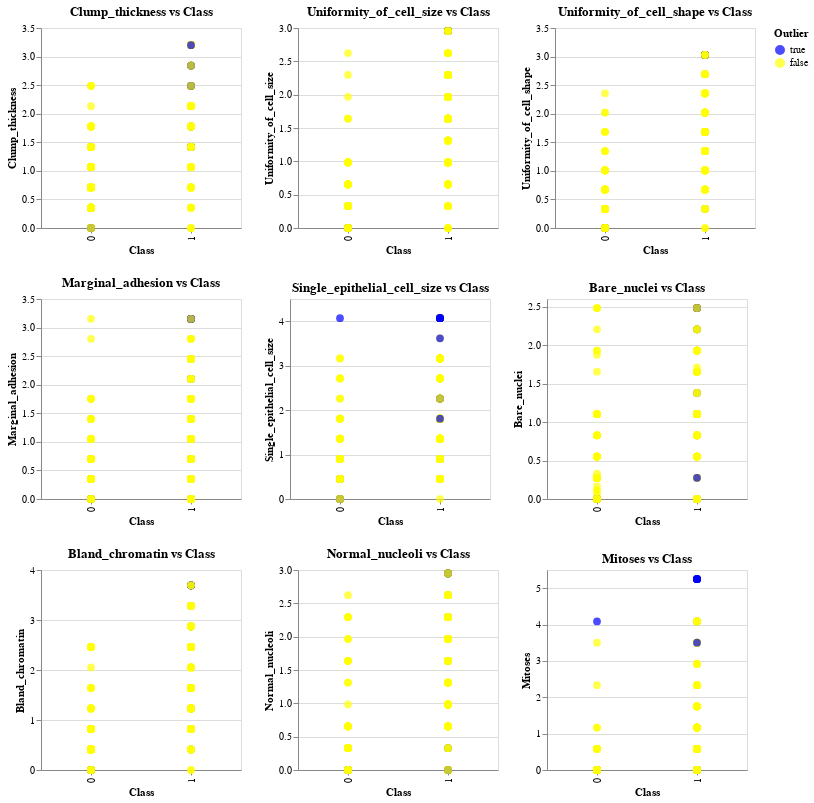

The notebook cell saved with this chart:
### Markdown cell above
Visualize outliers

### Code cell
import altair as alt

charts = []
feature_columns = df_scaled.drop(columns=["Class"]).columns
for col in feature_columns:
    chart = alt.Chart(detect_outliers_using_ocsvm(df_scaled)).mark_circle(size=60).encode(
        x=alt.X('Class:N', title='Class'), 
        y=alt.Y(col, title=col), 
        color = alt.Color( 'Outlier:N', scale= alt.Scale(domain=[True, False], range=['blue', 'yellow']),
                            legend=alt.Legend(title='Outlier')), 
        tooltip=[col, 'Class']
    ).properties(
        width=200,
        height=200,
        title=f'{col} vs Class'
    )
    charts.append(chart)
combined_charts = alt.vconcat( *[ alt.hconcat(*charts[i:i+3]) for i in range(0, len(charts), 3)])
combined_charts.show()

### Figure 1 — Vega-Lite specification as saved in the notebook (floating-point values rounded to 4 significant figures; data arrays with more than 128 entries replaced by an {"elided": "..."} marker saying what was removed)
{"config": {"view": {"continuousWidth": 300, "continuousHeight": 300}}, "vconcat": [{"hconcat": [{"data": {"name": "data-ced14c0bec21ab821c910bd726bc5926"}, "mark": {"type": "circle", "size": 60}, "encoding": {"color": {"field": "Outlier", "legend": {"title": "Outlier"}, "scale": {"domain": [true, false], "range": ["blue", "yellow"]}, "type": "nominal"}, "tooltip": [{"field": "Clump_thickness", "type": "quantitative"}, {"field": "Class", "type": "quantitative"}], "x": {"field": "Class", "title": "Class", "type": "nominal"}, "y": {"field": "Clump_thickness", "title": "Clump_thickness", "type": "quantitative"}}, "height": 200, "title": "Clump_thickness vs Class", "width": 200}, {"data": {"name": "data-ced14c0bec21ab821c910bd726bc5926"}, "mark": {"type": "circle", "size": 60}, "encoding": {"color": {"field": "Outlier", "legend": {"title": "Outlier"}, "scale": {"domain": [true, false], "range": ["blue", "yellow"]}, "type": "nominal"}, "tooltip": [{"field": "Uniformity_of_cell_size", "type": "quantitative"}, {"field": "Class", "type": "quantitative"}], "x": {"field": "Class", "title": "Class", "type": "nominal"}, "y": {"field": "Uniformity_of_cell_size", "title": "Uniformity_of_cell_size", "type": "quantitative"}}, "height": 200, "title": "Uniformity_of_cell_size vs Class", "width": 200}, {"data": {"name": "data-ced14c0bec21ab821c910bd726bc5926"}, "mark": {"type": "circle", "size": 60}, "encoding": {"color": {"field": "Outlier", "legend": {"title": "Outlier"}, "scale": {"domain": [true, false], "range": ["blue", "yellow"]}, "type": "nominal"}, "tooltip": [{"field": "Uniformity_of_cell_shape", "type": "quantitative"}, {"field": "Class", "type": "quantitative"}], "x": {"field": "Class", "title": "Class", "type": "nominal"}, "y": {"field": "Uniformity_of_cell_shape", "title": "Uniformity_of_cell_shape", "type": "quantitative"}}, "height": 200, "title": "Uniformity_of_cell_shape vs Class", "width": 200}]}, {"hconcat": [{"data": {"name": "data-ced14c0bec21ab821c910bd726bc5926"}, "mark": {"type": "circle", "size": 60}, "encoding": {"color": {"field": "Outlier", "legend": {"title": "Outlier"}, "scale": {"domain": [true, false], "range": ["blue", "yellow"]}, "type": "nominal"}, "tooltip": [{"field": "Marginal_adhesion", "type": "quantitative"}, {"field": "Class", "type": "quantitative"}], "x": {"field": "Class", "title": "Class", "type": "nominal"}, "y": {"field": "Marginal_adhesion", "title": "Marginal_adhesion", "type": "quantitative"}}, "height": 200, "title": "Marginal_adhesion vs Class", "width": 200}, {"data": {"name": "data-ced14c0bec21ab821c910bd726bc5926"}, "mark": {"type": "circle", "size": 60}, "encoding": {"color": {"field": "Outlier", "legend": {"title": "Outlier"}, "scale": {"domain": [true, false], "range": ["blue", "yellow"]}, "type": "nominal"}, "tooltip": [{"field": "Single_epithelial_cell_size", "type": "quantitative"}, {"field": "Class", "type": "quantitative"}], "x": {"field": "Class", "title": "Class", "type": "nominal"}, "y": {"field": "Single_epithelial_cell_size", "title": "Single_epithelial_cell_size", "type": "quantitative"}}, "height": 200, "title": "Single_epithelial_cell_size vs Class", "width": 200}, {"data": {"name": "data-ced14c0bec21ab821c910bd726bc5926"}, "mark": {"type": "circle", "size": 60}, "encoding": {"color": {"field": "Outlier", "legend": {"title": "Outlier"}, "scale": {"domain": [true, false], "range": ["blue", "yellow"]}, "type": "nominal"}, "tooltip": [{"field": "Bare_nuclei", "type": "quantitative"}, {"field": "Class", "type": "quantitative"}], "x": {"field": "Class", "title": "Class", "type": "nominal"}, "y": {"field": "Bare_nuclei", "title": "Bare_nuclei", "type": "quantitative"}}, "height": 200, "title": "Bare_nuclei vs Class", "width": 200}]}, {"hconcat": [{"data": {"name": "data-ced14c0bec21ab821c910bd726bc5926"}, "mark": {"type": "circle", "size": 60}, "encoding": {"color": {"field": "Outlier", "legend": {"title": "Outlier"}, "scale": {"domain": [true, false], "range": ["blue", "yellow"]}, "type": "nominal"}, "tooltip": [{"field": "Bland_chromatin", "type": "quantitative"}, {"field": "Class", "type": "quantitative"}], "x": {"field": "Class", "title": "Class", "type": "nominal"}, "y": {"field": "Bland_chromatin", "title": "Bland_chromatin", "type": "quantitative"}}, "height": 200, "title": "Bland_chromatin vs Class", "width": 200}, {"data": {"name": "data-ced14c0bec21ab821c910bd726bc5926"}, "mark": {"type": "circle", "size": 60}, "encoding": {"color": {"field": "Outlier", "legend": {"title": "Outlier"}, "scale": {"domain": [true, false], "range": ["blue", "yellow"]}, "type": "nominal"}, "tooltip": [{"field": "Normal_nucleoli", "type": "quantitative"}, {"field": "Class", "type": "quantitative"}], "x": {"field": "Class", "title": "Class", "type": "nominal"}, "y": {"field": "Normal_nucleoli", "title": "Normal_nucleoli", "type": "quantitative"}}, "height": 200, "title": "Normal_nucleoli vs Class", "width": 200}, {"data": {"name": "data-ced14c0bec21ab821c910bd726bc5926"}, "mark": {"type": "circle", "size": 60}, "encoding": {"color": {"field": "Outlier", "legend": {"title": "Outlier"}, "scale": {"domain": [true, false], "range": ["blue", "yellow"]}, "type": "nominal"}, "tooltip": [{"field": "Mitoses", "type": "quantitative"}, {"field": "Class", "type": "quantitative"}], "x": {"field": "Class", "title": "Class", "type": "nominal"}, "y": {"field": "Mitoses", "title": "Mitoses", "type": "quantitative"}}, "height": 200, "title": "Mitoses vs Class", "width": 200}]}], "$schema": "https://vega.github.io/schema/vega-lite/v5.17.0.json", "datasets": {"data-ced14c0bec21ab821c910bd726bc5926": {"elided": "699 records"}}}
